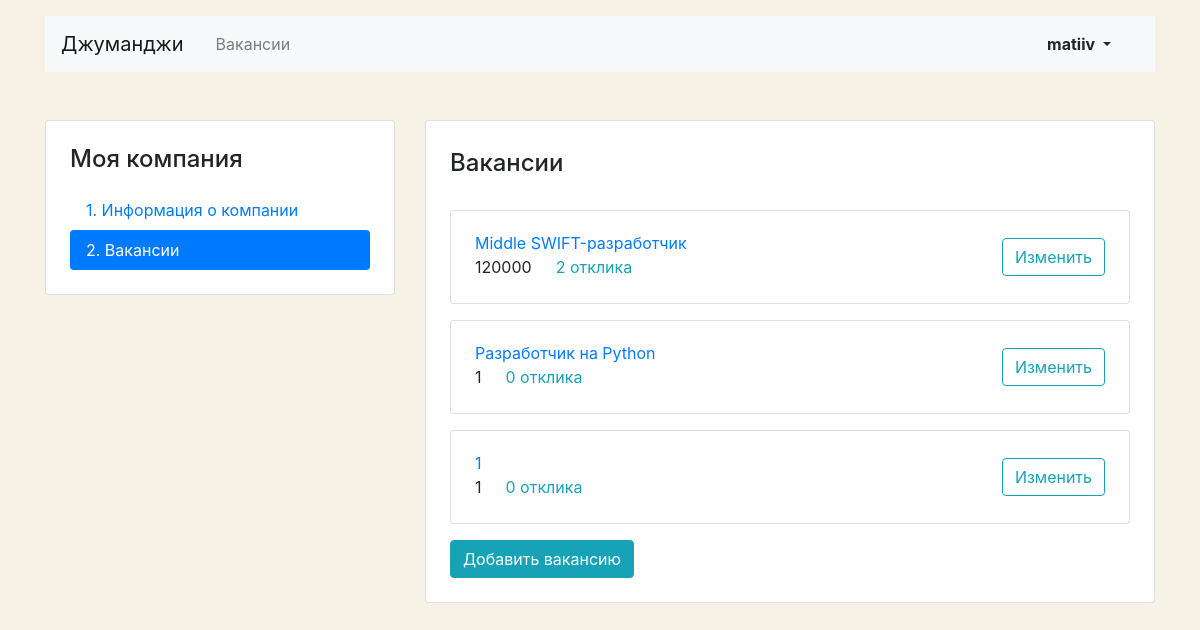
The page /mycompany/vacancies/ (signed in) on the database its author committed.
### junior_hunter/models.py (models this page shows, shortened)
class Vacancy(models.Model):
    title = CharField(max_length=100)
    specialty = ForeignKey(Specialty, related_name='vacancies', on_delete=models.PROTECT)
    company = ForeignKey(Company, related_name='vacancies', on_delete=models.PROTECT)
    skills = CharField(max_length=100)
    description = TextField()
    salary_min = IntegerField()
    salary_max = IntegerField()
    published_at = DateTimeField()
    class Meta:
        verbose_name_plural = 'vacancies'

### junior_hunter/views.py (the view)
class MyCompanyVacancies(LoginRequiredMixin, ListView):
    template_name = 'junior_hunter/my-company-vacancy-list.html'
    model = Vacancy
    def __init__(self, *args, **kwargs):
        super().__init__(*args, **kwargs)
        self.user_id = None
    def setup(self, request, *args, **kwargs):
        self.user_id = request.user.id
        return super().setup(request, *args, **kwargs)
    def get_queryset(self):
        queryset = super().get_queryset()
        company = get_object_or_404(Company, owner=self.user_id)
        filtered_queryset = queryset.filter(company_id=company.id)
        return filtered_queryset

### junior_hunter/templates/junior_hunter/my-company-vacancy-list.html (shortened to what this page needs)
{% extends 'junior_hunter/base.html' %}
{% block main %}
<main class="container mt-3 pb-5">
<div class="row mt-5">
  <div class="col-12 col-lg-4">
    <aside class="pt-3 pb-4 px-4 mb-5 card">
      <h1 class="h4 pt-2 pb-2">Моя компания</h1>
      <div class="nav flex-column nav-pills" id="v-pills-tab" role="tablist" aria-orientation="vertical">
        <a class="nav-link" href="{% url 'mycompany' %}">1. Информация о&nbsp;компании</a>
        <a class="nav-link active" href="{% url 'mycompany_vacancies' %}">2. Вакансии</a>
      </div>
    </aside>
  </div>
  <div class="col-12 col-lg-8">
    <div class="card">
      <div class="card-body px-4 pb-4">
        <section class="tab-pane fade show active">
          <h2 class="h4 pt-2 pb-3">Вакансии</h2>
          {% for cur_vacancy in object_list %}
              <div class="card mt-3">
                <div class="card-body px-4">
                  <div class="row align-items-center">
                    <div class="col-6 col-lg-8">
                      <a href="#" class="mb-1">{{ cur_vacancy.title }}</a>
                      <p class="mb-1">
                        <span class="mr-4">{{ cur_vacancy.salary_min }}</span><a href="#" class="text-info">{{ cur_vacancy.applications.count }} отклика</a>
                      </p>
                    </div>
                    <div class="col-6 col-lg-4 text-right">
                      <a href="{% url 'mycompany_vacancy_edit' vacancy_id=cur_vacancy.id %}" class="btn btn-outline-info">Изменить</a>
                    </div>
                  </div>
                </div>
              </div>
          {% endfor %}
          <a href="{% url 'mycompany_vacancy_create' %}" class="btn btn-info mt-3">Добавить вакансию</a>
        </section>
      </div>
    </div>
  </div>
</div>
</main>
{% endblock %}

### junior_hunter/templates/junior_hunter/base.html (shortened to what this page needs)
<!DOCTYPE html>
<html lang="ru">
<head>
  <link rel="stylesheet" href="https://stackpath.bootstrapcdn.com/bootstrap/4.3.1/css/bootstrap.min.css">
</head>
<body>
  <header class="container mt-3">
    <nav class="navbar navbar-expand-lg navbar-light bg-light">
      <a class="navbar-brand mr-4" href="{% url 'main' %}">Джуманджи</a>
      <div class="collapse navbar-collapse justify-content-between" id="navbarNav">
        <ul class="navbar-nav col-10">
            <a class="nav-link" href="{% url 'all_vacancies' %}">Вакансии</a>
        </ul>
        <ul class="navbar-nav col-2 justify-content-end">
          {% if user.is_authenticated %}
               <div class="btn-group">
                 <button type="button" class="btn dropdown-toggle font-weight-bold" data-toggle="dropdown" aria-haspopup="true" aria-expanded="false">
                   {{ user.username }}
                 </button>
               </div>
          {% else %}
              <a href="{% url 'login' %}" class="nav-link font-weight-bold">Вход</a>
          {% endif %}
        </ul>
      </div>
    </nav>
  </header>
    {% block main %}
    {% endblock %}
</body>
</html>

### junior_hunter/templates/junior_hunter/my-company-vacancy-list.html (style rules this page uses)
body { background-color: #F6F2E6; }

### rows shown on the page
Vacancy: title "Middle SWIFT-разработчик", salary_min "120000", applications.count "2"
Vacancy: title "Разработчик на Python", salary_min "1", applications.count "0"
Vacancy: title "1", salary_min "1", applications.count "0"

### other values the page prints
{{ user.username }} "matiiv"
